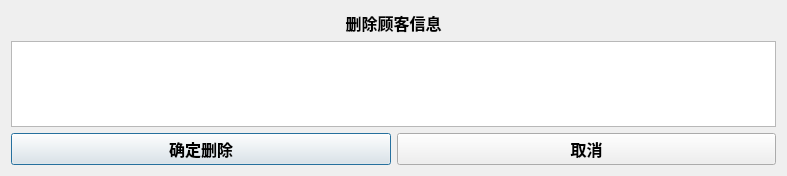
<?xml version="1.0" encoding="UTF-8"?>
<ui version="4.0">
 <class>Dialog_deleteCustom</class>
 <widget class="QDialog" name="Dialog_deleteCustom">
  <property name="geometry">
   <rect>
    <x>0</x>
    <y>0</y>
    <width>787</width>
    <height>176</height>
   </rect>
  </property>
  <property name="windowTitle">
   <string>删除顾客信息</string>
  </property>
  <layout class="QGridLayout" name="gridLayout">
   <item row="0" column="0">
    <layout class="QVBoxLayout" name="verticalLayout">
     <item>
      <widget class="QLabel" name="label">
       <property name="font">
        <font>
         <pointsize>12</pointsize>
         <weight>75</weight>
         <bold>true</bold>
        </font>
       </property>
       <property name="text">
        <string>删除顾客信息</string>
       </property>
       <property name="alignment">
        <set>Qt::AlignCenter</set>
       </property>
      </widget>
     </item>
     <item>
      <widget class="QTableWidget" name="tableWidget_deleteRow"/>
     </item>
     <item>
      <layout class="QHBoxLayout" name="horizontalLayout">
       <item>
        <widget class="QPushButton" name="pushButton_sureDelete">
         <property name="font">
          <font>
           <pointsize>12</pointsize>
           <weight>75</weight>
           <bold>true</bold>
          </font>
         </property>
         <property name="text">
          <string>确定删除</string>
         </property>
        </widget>
       </item>
       <item>
        <widget class="QPushButton" name="pushButton_quit">
         <property name="font">
          <font>
           <pointsize>12</pointsize>
           <weight>75</weight>
           <bold>true</bold>
          </font>
         </property>
         <property name="text">
          <string>取消</string>
         </property>
        </widget>
       </item>
      </layout>
     </item>
    </layout>
   </item>
  </layout>
 </widget>
 <resources/>
 <connections/>
</ui>
